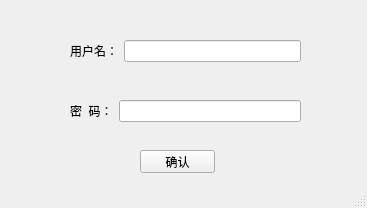
<?xml version="1.0" encoding="UTF-8"?>
<ui version="4.0">
 <class>MainWindow</class>
 <widget class="QMainWindow" name="MainWindow">
  <property name="geometry">
   <rect>
    <x>0</x>
    <y>0</y>
    <width>367</width>
    <height>208</height>
   </rect>
  </property>
  <property name="minimumSize">
   <size>
    <width>367</width>
    <height>187</height>
   </size>
  </property>
  <property name="windowTitle">
   <string>MainWindow</string>
  </property>
  <widget class="QWidget" name="centralwidget">
   <widget class="QPushButton" name="pushButton">
    <property name="geometry">
     <rect>
      <x>140</x>
      <y>150</y>
      <width>75</width>
      <height>23</height>
     </rect>
    </property>
    <property name="text">
     <string>确认</string>
    </property>
   </widget>
   <widget class="QWidget" name="">
    <property name="geometry">
     <rect>
      <x>70</x>
      <y>40</y>
      <width>231</width>
      <height>22</height>
     </rect>
    </property>
    <layout class="QHBoxLayout" name="horizontalLayout">
     <item>
      <widget class="QLabel" name="label_2">
       <property name="text">
        <string>用户名：</string>
       </property>
      </widget>
     </item>
     <item>
      <widget class="QLineEdit" name="lineEdit_2">
       <property name="sizePolicy">
        <sizepolicy hsizetype="Expanding" vsizetype="Fixed">
         <horstretch>0</horstretch>
         <verstretch>0</verstretch>
        </sizepolicy>
       </property>
      </widget>
     </item>
    </layout>
   </widget>
   <widget class="QWidget" name="">
    <property name="geometry">
     <rect>
      <x>70</x>
      <y>100</y>
      <width>231</width>
      <height>22</height>
     </rect>
    </property>
    <layout class="QHBoxLayout" name="horizontalLayout_2">
     <item>
      <widget class="QLabel" name="label_3">
       <property name="text">
        <string>密  码：</string>
       </property>
      </widget>
     </item>
     <item>
      <widget class="QLineEdit" name="lineEdit">
       <property name="sizePolicy">
        <sizepolicy hsizetype="Expanding" vsizetype="Fixed">
         <horstretch>0</horstretch>
         <verstretch>0</verstretch>
        </sizepolicy>
       </property>
      </widget>
     </item>
    </layout>
   </widget>
  </widget>
  <widget class="QStatusBar" name="statusbar"/>
 </widget>
 <resources/>
 <connections/>
</ui>
